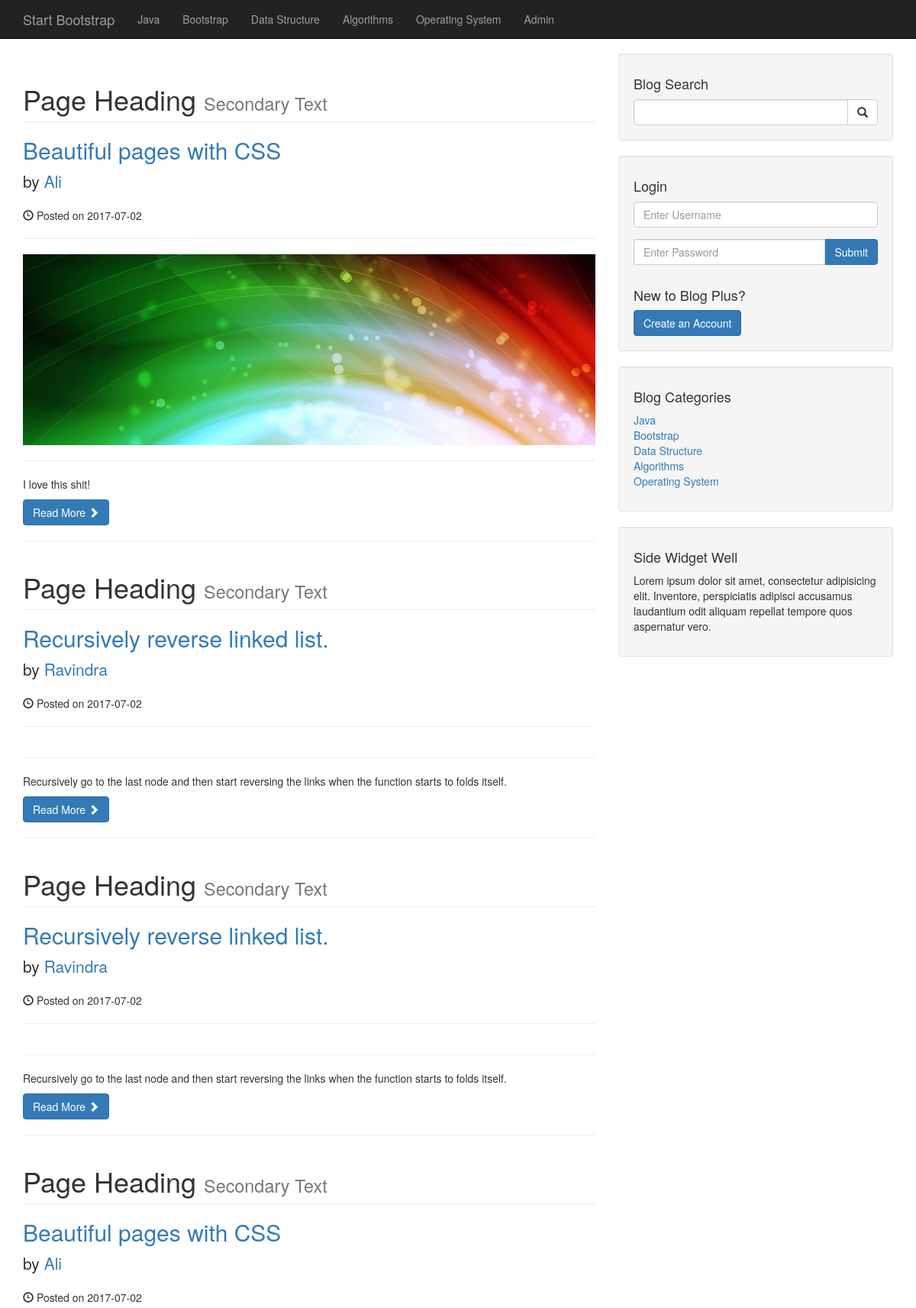
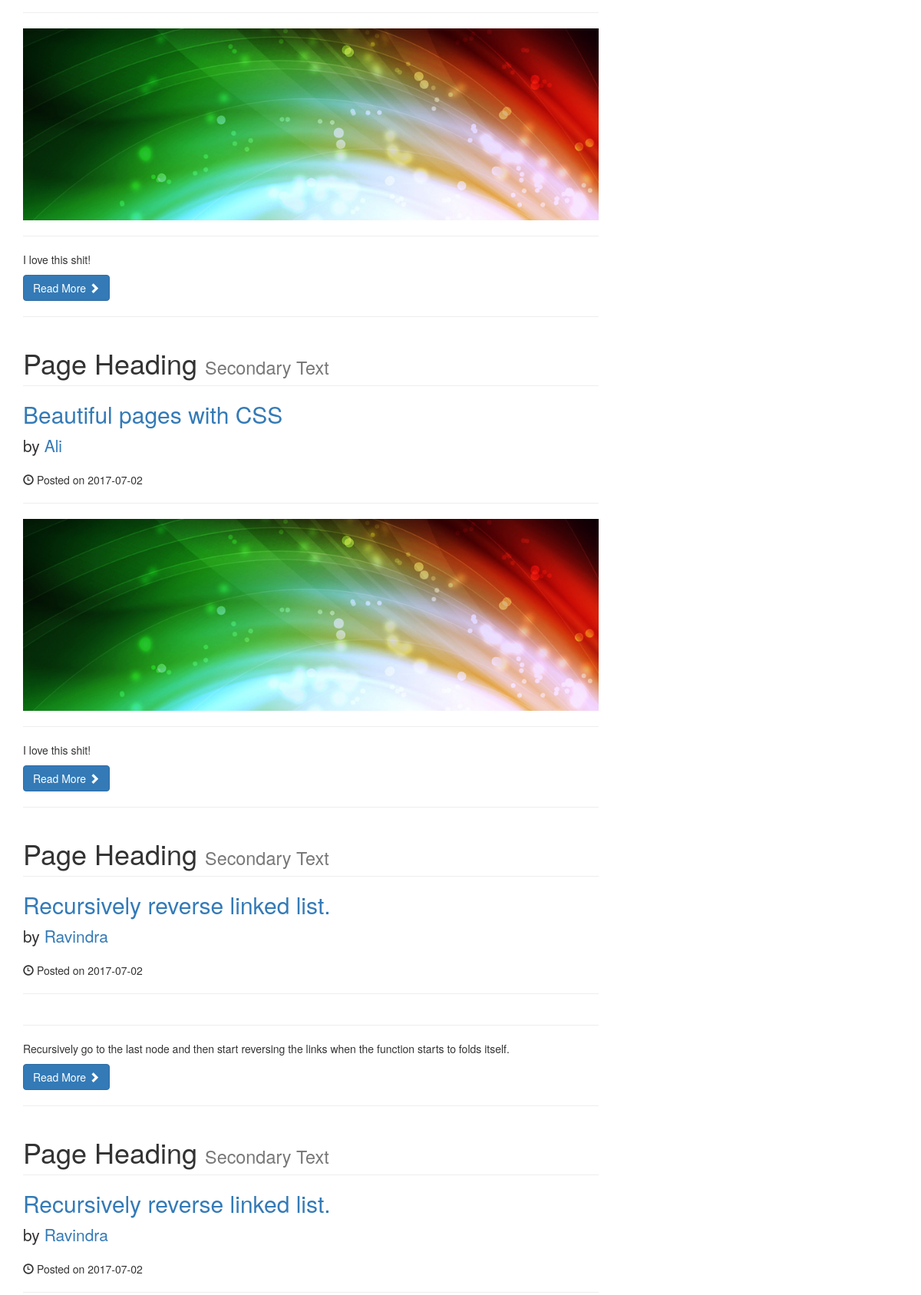
/index_old.php (upper part), run on the app's committed database (2 pictures, top to bottom).
### tables this page shows
CREATE TABLE `categories` (
  `cat_id` int(3) NOT NULL,
  `cat_title` varchar(255) NOT NULL
);

CREATE TABLE `posts` (
  `post_id` int(3) NOT NULL,
  `post_category_id` int(3) NOT NULL,
  `post_title` varchar(255) NOT NULL,
  `post_author` varchar(255) NOT NULL,
  `post_date` date NOT NULL,
  `post_image` text NOT NULL,
  `post_content` text NOT NULL,
  `post_tags` varchar(255) NOT NULL,
  `post_comment_count` int(11) NOT NULL,
  `post_status` varchar(255) NOT NULL DEFAULT 'draft',
  `post_views_count` int(11) NOT NULL
);

### index_old.php (the view, shortened to what this page needs)
<?php include "includes/db.php";?>
<?php include "includes/header.php";?>
    <?php include "includes/navigation.php";?>
    <div class="container">
        <div class="row">
            <div class="col-md-8">
            <?php
                $query = "SELECT * from posts WHERE post_status= 'published'";
                $select_all_post = mysqli_query($connection, $query);
                if(!mysqli_num_rows($select_all_post)){
                    echo "<h1 class='text-center'>SORRY NO POST PUBLISHED</h1>";
                }else{
                while($row = mysqli_fetch_assoc($select_all_post)){
                    $post_id= $row['post_id'];
                    $post_title= $row['post_title'];
                    $post_author= $row['post_author'];
                    $post_date= $row['post_date'];
                    $post_image= $row['post_image'];
                    $post_content= substr($row['post_content'],0,250);
                    ?>
                <h1 class="page-header">
                    Page Heading
                    <small>Secondary Text</small>
                </h1>
                <h2>
                    <a href="post.php?p_id=<?php echo $post_id; ?>"><?php echo $post_title?></a>
                </h2>
                <p class="lead">
                    by <a href="author_post.php?post_author=<?php echo $post_author ?>&p_id=<?php echo $post_id ?>"><?php echo $post_author ?></a>
                </p>
                <p><span class="glyphicon glyphicon-time"></span> Posted on <?php echo $post_date ?></p>
                <hr>
                <a href="post.php?p_id=<?php echo $post_id; ?>"><img class="img-responsive" src="images/<?php echo $post_image?>" alt=""></a>
                <hr>
                <p><?php echo $post_content ?></p>
                <a class="btn btn-primary" href="post.php?p_id=<?php echo $post_id;?>">Read More <span class="glyphicon glyphicon-chevron-right"></span></a>
                <hr>
            <?php
                } }
                ?>
            </div>
          <?php include "includes/sidebar.php";?>
        </div>
        <?php include "includes/footer.php";?>

### includes/navigation.php (shortened to what this page needs)
<nav class="navbar navbar-inverse navbar-fixed-top" role="navigation">
        <div class="container">
            <div class="navbar-header">
                <a class="navbar-brand" href="index.php">Start Bootstrap</a>
            </div>
            <div class="collapse navbar-collapse" id="bs-example-navbar-collapse-1">
                <ul class="nav navbar-nav">
                    <?php
                    $query = ("SELECT * FROM categories");
                    $category_list = mysqli_query($connection,$query);
                    while($row = mysqli_fetch_assoc($category_list)){
                        $cat_title = $row['cat_title'];
                        echo "<li><a href='#'>{$cat_title}</a>
                    </li>";
                    }
                    ?>
                    <li>
                        <a href="admin">Admin</a>
                    </li>
                </ul>
            </div>
        </div>
    </nav>

### includes/sidebar.php
        <div class="col-md-4">
            <div class="well">
                <h4>Blog Search</h4>
                <form action="search.php" method="post">
                <div class="input-group">
                    <input type="text" name="search" class="form-control">
                    <span class="input-group-btn">
                        <button class="btn btn-default" name="submit" type="submit">
                            <span class="glyphicon glyphicon-search"></span>
                    </button>
                    </span>
                </div>
                </form>
            </div>
            <?php if(!isset($_SESSION['username'])){
            ?>
            <div class="well">
                <h4>Login</h4>
                <form action="includes/login.php" method="post">
                <div class="form-group">
                    <input type="text" class="form-control" name="username" placeholder="Enter Username">
                </div>
                <div class="input-group">
                    <input type="password" name="user_password" class="form-control" placeholder="Enter Password">
                    <span class="input-group-btn">
                        <button class="btn btn-primary" name="login" type="submit">Submit
                    </button>
                    </span>
                </div>
                <br>
                <div class="input-group">
                    <h4 class="text-center">New to Blog Plus?</h4>
                    <a href="registration.php" class="btn btn-primary">Create an Account</a>
                </div>
                </form>
            </div>
            <?php }?>
     <?php
                $query = ("SELECT * FROM categories");
                $select_category_title = mysqli_query($connection,$query);
            ?>
            <div class="well">
                <h4>Blog Categories</h4>
                <div class="row">
                    <div class="col-lg-12">
                        <ul class="list-unstyled">
                           <?php
                            while($row = mysqli_fetch_assoc($select_category_title)){
                                $cat_id= $row['cat_id'];
                                $cat_title = $row['cat_title'];
                                echo "<li><a href='category.php?cat_id=$cat_id'>{$cat_title}</a>
                                </li>";
                            }
                            ?>
                        </ul>
                    </div>
                </div>
            </div>
<?php include "widget.php"?>

### css/blog-home.css (style rules this page uses)
body { padding-top: 70px; }

### data on the page
categories: cat_title "Java"
categories: cat_title "Bootstrap"
categories: cat_title "Data Structure"
categories: cat_title "Algorithms"
categories: cat_title "Operating System"
posts: post_title "Beautiful pages with CSS", post_author "Ali", post_date "2017-07-02", post_image (picture), post_content "I love this shit!"
posts: post_title "Recursively reverse linked list.", post_author "Ravindra", post_date "2017-07-02", post_content "Recursively go to the last node and then start reversing the links when the function starts to folds itself."
posts: post_title "Recursively reverse linked list.", post_author "Ravindra", post_date "2017-07-02", post_content "Recursively go to the last node and then start reversing the links when the function starts to folds itself."
posts: post_title "Beautiful pages with CSS", post_author "Ali", post_date "2017-07-02", post_image (picture), post_content "I love this shit!"
posts: post_title "Beautiful pages with CSS", post_author "Ali", post_date "2017-07-02", post_image (picture), post_content "I love this shit!"
posts: post_title "Recursively reverse linked list.", post_author "Ravindra", post_date "2017-07-02", post_content "Recursively go to the last node and then start reversing the links when the function starts to folds itself."
posts: post_title "Recursively reverse linked list.", post_author "Ravindra", post_date "2017-07-02"
